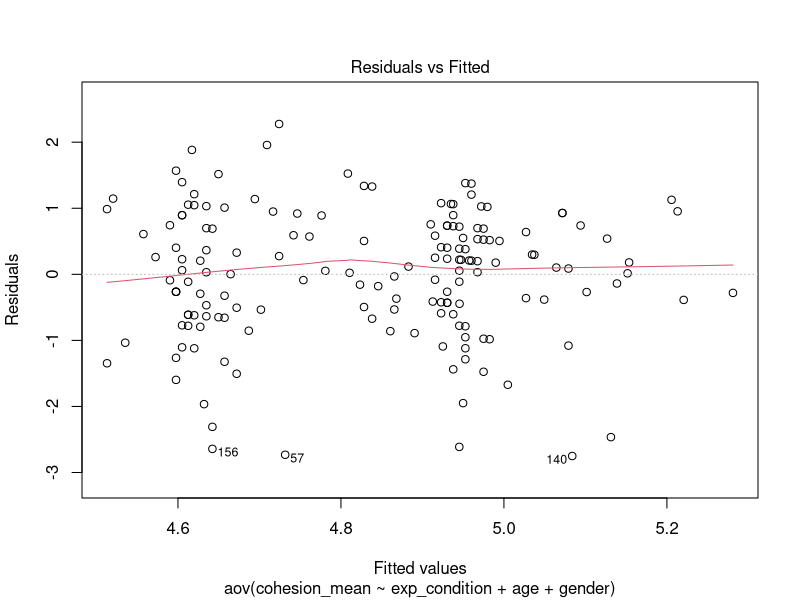

Write R code to recreate this figure. (Note: this script raises an error after producing the figure.)
## ---- chunk 1
knitr::opts_chunk$set(echo = TRUE)
## ---- chunk 2
# load user level data
library(readr)
data <- read_delim("data_project_982541_2023_07_03.csv", delim = ";", escape_double = FALSE, trim_ws = TRUE)
# add treatment variable
data$exp_condition[data$rnd_pg_6658842 == 6658840] <- 0
data$exp_condition[data$rnd_pg_6658842 == 6658841] <- 1
data$exp_condition <- as.factor(data$exp_condition)

colnames(data)[which(names(data) == "v_1")] <- "data_policy"
colnames(data)[which(names(data) == "v_12")] <- "c_1"
colnames(data)[which(names(data) == "v_13")] <- "c_2"
colnames(data)[which(names(data) == "v_14")] <- "c_3"
colnames(data)[which(names(data) == "v_15")] <- "c_4"
colnames(data)[which(names(data) == "v_16")] <- "c_5"
colnames(data)[which(names(data) == "v_17")] <- "c_6"
colnames(data)[which(names(data) == "v_9")] <- "manip_ch"
colnames(data)[which(names(data) == "v_20")] <- "gender"
colnames(data)[which(names(data) == "v_10")] <- "age"
colnames(data)[which(names(data) == "v_11")] <- "exp"
# keep only variables of interest
data <- data[c("c_1", "c_2", "c_3", "c_4", "c_5", "c_6", "manip_ch", "gender", "age", "exp", "exp_condition")]
data$cohesion_mean <- rowMeans(
    cbind(
      data$c_1,
      data$c_2,
      data$c_3,
      data$c_4,
      data$c_5,
      data$c_6),
    na.rm = TRUE
  )

# - v_1: Datenschutz
# - p_0001: external VP

### outcome: (group) cohesion

# v_12: Ich habe das Gefühl, dass ich zu diesem Team dazu gehöre.
# v_13: Ich bin froh, Teil dieses Teams zu sein.
# v_14: Ich sehe mich als Teil dieses Teams.
# v_15: Dieses Team ist eines der Besten überhaupt.
# v_16: Ich habe das Gefühl, dass ich ein Mitglied dieses Teams bin.
# v_17: Ich bin damit zufrieden, ein Teil dieses Teams zu sein.

# scale
# - 1	Starke Ablehnung
# - 2	 
# - 3	 
# - 4	Neutral
# - 5	 
# - 6	 
# - 7	Starke Zustimmung

# mainpulation check:

# v_9: Ich denke, dass die Agenda es ermöglicht, dass sich die Kollegen und Kolleginnen besser kennenlernen können.

### demographic variables:

# v_20: Ich identifiziere mich als...

# - 1	Männlich
# - 2	Weiblich
# - 3	Divers
# - 4	Keine Angabe
# - 5	Eigene Angabe

# v_21: Gechlecht, eigene Angabe

# v_10: Wie alt sind Sie?

# v_11: Haben Sie Erfahrung mit videobasierten Online-Meetings?

# - 1	Ja
# - 2	Nein
## ---- chunk 3
str(data)
## ---- chunk 4
library(psych)
psych::describe(data)
## ---- chunk 5
psych::describeBy(data, data$exp_condition)
## ---- chunk 6
one.way <- aov(cohesion_mean ~ exp_condition, data = data)
summary(one.way)
## ---- chunk 7
one.way <- aov(cohesion_mean ~ exp_condition + age + gender, data = data)
summary(one.way)
## ---- chunk 8
plot(one.way, 1)
## ---- chunk 9
car::qqPlot(one.way)
studentized.residuals <- rstudent(one.way)
car::densityPlot(studentized.residuals) # Dichtekurve der Residuen
df <- one.way$df.residual
curve(dt(x, df= df), # theor. Kurve zum Vergleich
      add= TRUE, lwd= 2, lty= 2
) # graph. Parameter
## ---- chunk 10
plot(one.way, 5)
car::Boxplot(hatvalues(one.way), id= list(n=1)) # Hebelwerte
car::outlierTest(one.way)
## ---- chunk 11
## Residuals vs Fitted Plot to observe homoscedacity
plot(one.way, which = 1)
## ---- chunk 12
# "discovering statistics using R" p. 293
# If the largest VIF is greater than 10 then there is cause for concern (Bowerman & O'Connell, 1990; Myers, 1990).
car::vif(one.way)
